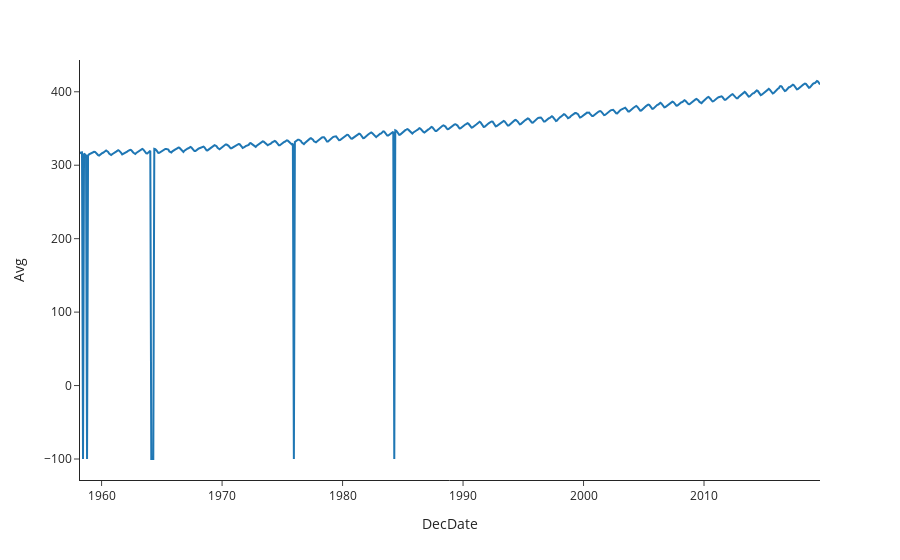

Notebook cell for this chart:
### Markdown cell above
### Missing Data

### Code cell
px.line(co2, x='DecDate', y='Avg')

### Figure 1 — Plotly figure (JSON) as saved in the notebook; plotly's stock layout.template omitted (floating-point values rounded to 4 significant figures; data arrays with more than 128 entries replaced by an {"elided": "..."} marker saying what was removed)
{"data": [{"hovertemplate": "DecDate=%{x}<br>Avg=%{y}<extra></extra>", "legendgroup": "", "line": {"color": "#1F77B4", "dash": "solid"}, "marker": {"symbol": "circle"}, "mode": "lines", "name": "", "orientation": "v", "showlegend": false, "type": "scatter", "x": {"elided": "738 float values"}, "xaxis": "x", "y": {"elided": "738 float values"}, "yaxis": "y"}], "layout": {"legend": {"tracegroupgap": 0}, "margin": {"t": 60}, "xaxis": {"anchor": "y", "domain": [0, 1], "title": {"text": "DecDate"}}, "yaxis": {"anchor": "x", "domain": [0, 1], "title": {"text": "Avg"}}}}
